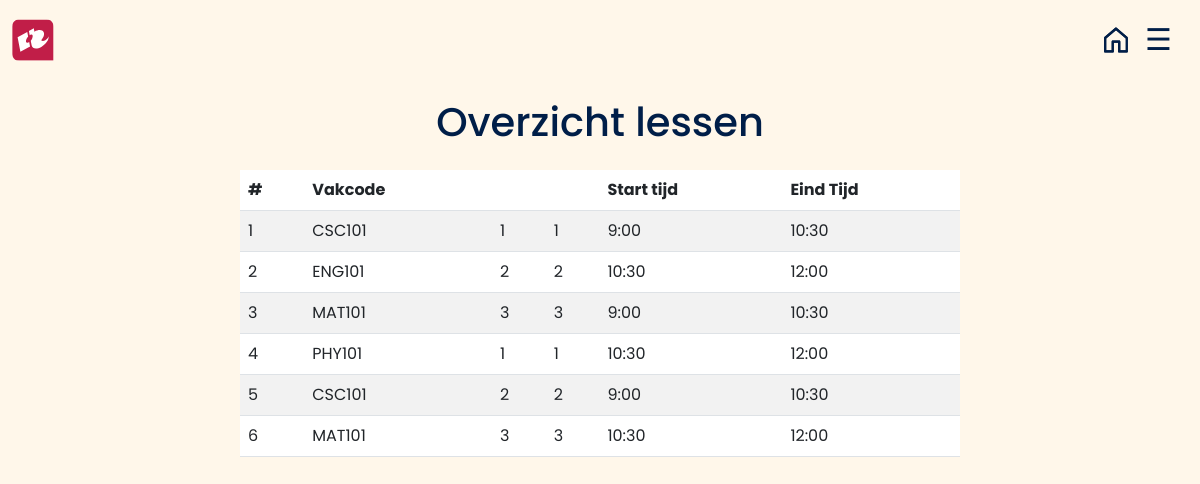
Page /view_classes (signed in) on the committed database.
### tables this page shows
CREATE TABLE Schedule
                  (schedule_id INTEGER PRIMARY KEY,
                   course_id INTEGER,
                   faculty_id INTEGER,
                   room_id INTEGER,
                   start_time TEXT,
                   end_time TEXT,
                   days TEXT,
                   FOREIGN KEY(course_id) REFERENCES Courses(course_id),
                   FOREIGN KEY(faculty_id) REFERENCES Faculty(faculty_id),
                   FOREIGN KEY(room_id) REFERENCES Rooms(room_id));

### lib/teacher_routes.py (the view)
@teacher.route('/view_classes')
def view_classes():
    if 'teacher_logged_in' in session:
        conn = sqlite3.connect('Test_aanmeldingstool/databases/attendence.db')
        c = conn.cursor()
        c.execute('SELECT * FROM Schedule')
        classes = c.fetchall()
        conn.close()
        return render_template('view_classes2.html', classes=classes)
    else:
        flash('Log alstublieft eerst in', 'danger')
        return redirect(url_for('login'))

### templates/view_classes2.html
{% extends "base3.html" %}
{% block content %}
  <div class="container-fluid">
    <h1 class="text-center my-4">Overzicht lessen</h1>
    <div class="row">
      <div class="col-md-8 mx-auto">
        {% if classes %}
          <div class="table-responsive">
            <table class="table table-striped table-hover">
              <thead class="thead-dark">
                <tr>
                  <th scope="col">#</th>
                  <th scope="col">Vakcode</th>
                  <th scope="col"></th>
                  <th scope="col"></th>
                  <th scope="col">Start tijd</th>
                  <th scope="col">Eind Tijd</th>
                </tr>
              </thead>
              <tbody>
                {% for class in classes %}
                <tr>
                  <td>{{ class[0] }}</td>
                  <td>{{ class[1] }}</td>
                  <td>{{ class[2] }}</td>
                  <td>{{ class[3] }}</td>
                  <td>{{ class[4] }}</td>
                  <td>{{ class[5] }}</td>
                </tr>
                {% endfor %}
              </tbody>
            </table>
          </div>
        {% else %}
          <p>Er zijn geen lessen gevonden.</p>
        {% endif %}
      </div>
    </div>
  </div>
{% endblock %}

### static/teacher_dashboard.css (style rules this page uses)
* { -webkit-font-smoothing: antialiased; }
html { font-family: "Poppins", sans-serif; }
body { background-color: #fff7ea; font-family: "Poppins", sans-serif; color: #001e48; transition: background-color .5s; }

### rows in the picture
Schedule: schedule_id "1", course "CSC101", faculty "1", room "1", start_time "9:00", end_time "10:30"
Schedule: schedule_id "2", course "ENG101", faculty "2", room "2", start_time "10:30", end_time "12:00"
Schedule: schedule_id "3", course "MAT101", faculty "3", room "3", start_time "9:00", end_time "10:30"
Schedule: schedule_id "4", course "PHY101", faculty "1", room "1", start_time "10:30", end_time "12:00"
Schedule: schedule_id "5", course "CSC101", faculty "2", room "2", start_time "9:00", end_time "10:30"
Schedule: schedule_id "6", course "MAT101", faculty "3", room "3", start_time "10:30", end_time "12:00"
